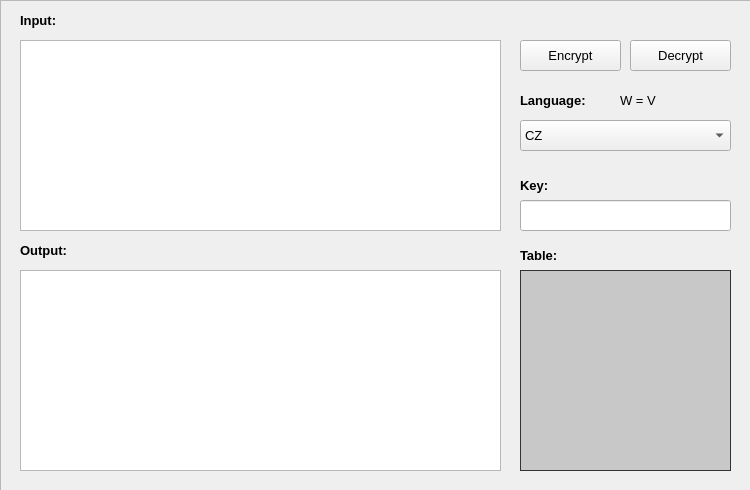
<?xml version="1.0" encoding="UTF-8"?>
<ui version="4.0">
 <class>MainWindow</class>
 <widget class="QMainWindow" name="MainWindow">
  <property name="geometry">
   <rect>
    <x>0</x>
    <y>0</y>
    <width>750</width>
    <height>490</height>
   </rect>
  </property>
  <property name="minimumSize">
   <size>
    <width>750</width>
    <height>490</height>
   </size>
  </property>
  <property name="maximumSize">
   <size>
    <width>750</width>
    <height>490</height>
   </size>
  </property>
  <property name="windowTitle">
   <string>Playfairova šifra</string>
  </property>
  <widget class="QWidget" name="centralwidget">
   <widget class="QFrame" name="frame">
    <property name="geometry">
     <rect>
      <x>0</x>
      <y>0</y>
      <width>751</width>
      <height>491</height>
     </rect>
    </property>
    <property name="frameShape">
     <enum>QFrame::StyledPanel</enum>
    </property>
    <property name="frameShadow">
     <enum>QFrame::Raised</enum>
    </property>
    <widget class="QTextEdit" name="textEditIn">
     <property name="geometry">
      <rect>
       <x>20</x>
       <y>40</y>
       <width>481</width>
       <height>191</height>
      </rect>
     </property>
     <property name="font">
      <font>
       <pointsize>10</pointsize>
      </font>
     </property>
     <property name="html">
      <string>&lt;!DOCTYPE HTML PUBLIC &quot;-//W3C//DTD HTML 4.0//EN&quot; &quot;http://www.w3.org/TR/REC-html40/strict.dtd&quot;&gt;
&lt;html&gt;&lt;head&gt;&lt;meta name=&quot;qrichtext&quot; content=&quot;1&quot; /&gt;&lt;style type=&quot;text/css&quot;&gt;
p, li { white-space: pre-wrap; }
&lt;/style&gt;&lt;/head&gt;&lt;body style=&quot; font-family:'MS Shell Dlg 2'; font-size:10pt; font-weight:400; font-style:normal;&quot;&gt;
&lt;p style=&quot;-qt-paragraph-type:empty; margin-top:0px; margin-bottom:0px; margin-left:0px; margin-right:0px; -qt-block-indent:0; text-indent:0px;&quot;&gt;&lt;br /&gt;&lt;/p&gt;&lt;/body&gt;&lt;/html&gt;</string>
     </property>
    </widget>
    <widget class="QLabel" name="label">
     <property name="geometry">
      <rect>
       <x>20</x>
       <y>5</y>
       <width>141</width>
       <height>31</height>
      </rect>
     </property>
     <property name="font">
      <font>
       <pointsize>10</pointsize>
       <weight>75</weight>
       <bold>true</bold>
      </font>
     </property>
     <property name="text">
      <string>Input:</string>
     </property>
    </widget>
    <widget class="QLabel" name="label_2">
     <property name="geometry">
      <rect>
       <x>20</x>
       <y>240</y>
       <width>141</width>
       <height>21</height>
      </rect>
     </property>
     <property name="font">
      <font>
       <pointsize>10</pointsize>
       <weight>75</weight>
       <bold>true</bold>
      </font>
     </property>
     <property name="text">
      <string>Output:</string>
     </property>
    </widget>
    <widget class="QTextEdit" name="textEditOut">
     <property name="geometry">
      <rect>
       <x>20</x>
       <y>270</y>
       <width>481</width>
       <height>201</height>
      </rect>
     </property>
     <property name="font">
      <font>
       <pointsize>10</pointsize>
      </font>
     </property>
     <property name="readOnly">
      <bool>true</bool>
     </property>
    </widget>
    <widget class="QPushButton" name="pushButtonEnc">
     <property name="geometry">
      <rect>
       <x>520</x>
       <y>40</y>
       <width>101</width>
       <height>31</height>
      </rect>
     </property>
     <property name="font">
      <font>
       <pointsize>10</pointsize>
      </font>
     </property>
     <property name="text">
      <string>Encrypt</string>
     </property>
    </widget>
    <widget class="QPushButton" name="pushButtonDec">
     <property name="geometry">
      <rect>
       <x>630</x>
       <y>40</y>
       <width>101</width>
       <height>31</height>
      </rect>
     </property>
     <property name="font">
      <font>
       <pointsize>10</pointsize>
      </font>
     </property>
     <property name="text">
      <string>Decrypt</string>
     </property>
    </widget>
    <widget class="QComboBox" name="comboBoxLan">
     <property name="geometry">
      <rect>
       <x>520</x>
       <y>120</y>
       <width>211</width>
       <height>31</height>
      </rect>
     </property>
     <property name="font">
      <font>
       <pointsize>10</pointsize>
      </font>
     </property>
     <item>
      <property name="text">
       <string>CZ</string>
      </property>
     </item>
     <item>
      <property name="text">
       <string>EN</string>
      </property>
     </item>
    </widget>
    <widget class="QLabel" name="label_3">
     <property name="geometry">
      <rect>
       <x>520</x>
       <y>170</y>
       <width>211</width>
       <height>31</height>
      </rect>
     </property>
     <property name="font">
      <font>
       <pointsize>10</pointsize>
       <weight>75</weight>
       <bold>true</bold>
      </font>
     </property>
     <property name="text">
      <string>Key:</string>
     </property>
    </widget>
    <widget class="QLineEdit" name="lineEditKey">
     <property name="geometry">
      <rect>
       <x>520</x>
       <y>200</y>
       <width>211</width>
       <height>31</height>
      </rect>
     </property>
     <property name="font">
      <font>
       <pointsize>10</pointsize>
      </font>
     </property>
     <property name="text">
      <string/>
     </property>
    </widget>
    <widget class="QLabel" name="labelTable">
     <property name="geometry">
      <rect>
       <x>520</x>
       <y>270</y>
       <width>211</width>
       <height>201</height>
      </rect>
     </property>
     <property name="font">
      <font>
       <pointsize>14</pointsize>
      </font>
     </property>
     <property name="styleSheet">
      <string notr="true">background-color: rgb(200, 200, 200);
color: rgb(50, 50, 50);</string>
     </property>
     <property name="frameShape">
      <enum>QFrame::Box</enum>
     </property>
     <property name="text">
      <string/>
     </property>
     <property name="scaledContents">
      <bool>false</bool>
     </property>
     <property name="alignment">
      <set>Qt::AlignCenter</set>
     </property>
    </widget>
    <widget class="QLabel" name="label_4">
     <property name="geometry">
      <rect>
       <x>520</x>
       <y>240</y>
       <width>211</width>
       <height>31</height>
      </rect>
     </property>
     <property name="font">
      <font>
       <pointsize>10</pointsize>
       <weight>75</weight>
       <bold>true</bold>
      </font>
     </property>
     <property name="text">
      <string>Table:</string>
     </property>
    </widget>
    <widget class="QLabel" name="label_5">
     <property name="geometry">
      <rect>
       <x>520</x>
       <y>90</y>
       <width>91</width>
       <height>21</height>
      </rect>
     </property>
     <property name="font">
      <font>
       <pointsize>10</pointsize>
       <weight>75</weight>
       <bold>true</bold>
      </font>
     </property>
     <property name="text">
      <string>Language:</string>
     </property>
    </widget>
    <widget class="QLabel" name="labelReplace">
     <property name="geometry">
      <rect>
       <x>620</x>
       <y>90</y>
       <width>51</width>
       <height>21</height>
      </rect>
     </property>
     <property name="font">
      <font>
       <pointsize>10</pointsize>
      </font>
     </property>
     <property name="text">
      <string>W = V</string>
     </property>
    </widget>
   </widget>
  </widget>
 </widget>
 <resources/>
 <connections/>
</ui>
